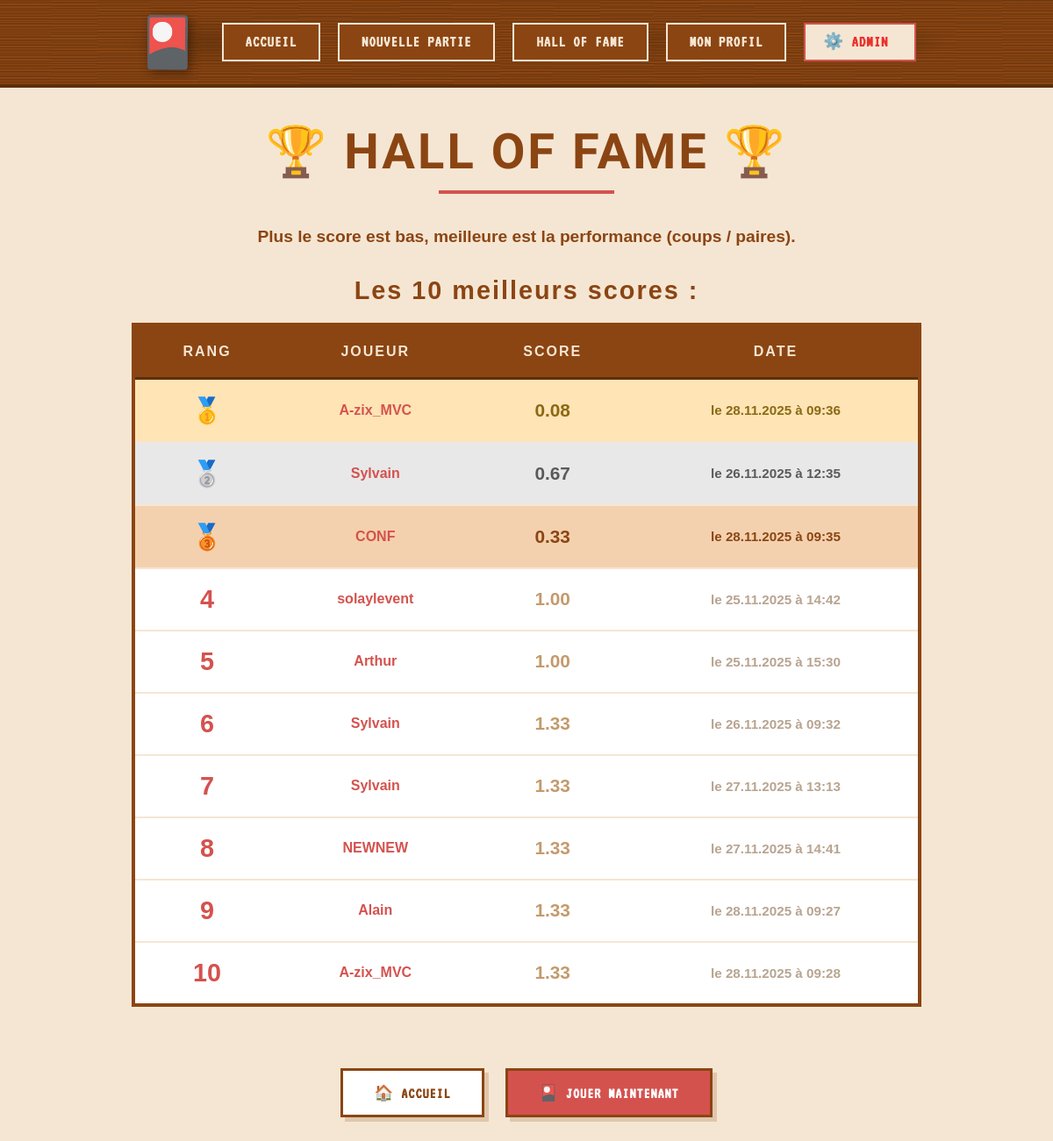
The app's page /leaderboard with its own data.
### tables this page shows
CREATE TABLE `games` (
  `id` int NOT NULL AUTO_INCREMENT,
  `player_name` varchar(50) NOT NULL,
  `pairs` int NOT NULL,
  `moves` int NOT NULL,
  `score` float GENERATED ALWAYS AS ((`moves` / `pairs`)) STORED,
  `created_at` timestamp NULL DEFAULT CURRENT_TIMESTAMP,
  `status` enum('started','finished','abandoned') DEFAULT 'started',
  `finished_at` timestamp NULL DEFAULT NULL,
  PRIMARY KEY (`id`),
  KEY `idx_player_name` (`player_name`),
  KEY `idx_created_at` (`created_at`),
  CONSTRAINT `games_chk_1` CHECK ((`pairs` > 0)),
  CONSTRAINT `games_chk_2` CHECK ((`moves` >= 0))
);

### core/BaseController.php (called while the page is built, shortened)
<?php
class BaseController
{
    protected function render(string $view, array $params = []): void
    {
        extract($params, EXTR_SKIP);
        require __DIR__ . '/../app/Views/' . $view . '.php';
        require __DIR__ . '/../app/Views/layouts/base.php';
    }
}

### app/Controllers/LeaderboardController.php (called while the page is built, shortened)
<?php
class LeaderboardController extends BaseController
{
    public function index()
    {
        $gameModel = new GameModel();
        $leaderboard = $gameModel->getTopScores(10);
        $this->render('leaderboard/index', [
            'title' => 'Hall of Fame',
            'leaderboard' => $leaderboard
        ]);
    }
}

### public/index.php (called while the page is built, shortened)
<?php
require_once __DIR__ . '/../core/helpers.php';
$router = new Router();
$router->get('/', 'App\Controllers\HomeController@index');
$router->get('/game', 'App\Controllers\GameController@start');
$router->post('/game/play', 'App\Controllers\GameController@play');
$router->get('/game/reset', 'App\Controllers\GameController@reset');
$router->post('/game/update-moves', 'App\Controllers\GameController@updateMoves');
$router->get('/leaderboard', 'App\Controllers\LeaderboardController@index');
$router->get('/profile', 'App\Controllers\ProfileController@show');
$router->get('/admin', 'App\Controllers\AdminController@index');
$router->post('/admin/reset', 'App\Controllers\AdminController@resetLeaderboard');
$router->post('/admin/clean', 'App\Controllers\AdminController@cleanOldGames');
$uri = $_SERVER['REQUEST_URI'];
$method = $_SERVER['REQUEST_METHOD'];
$router->dispatch($uri, $method);

### core/Database.php (called while the page is built, shortened)
<?php
class Database
{
    private static $pdo = null;
    public static function getPdo(): PDO
    {
        if (self::$pdo === null) {
            try {
                $host = $_ENV['DB_HOST'] ?? '127.0.0.1';
                $port = $_ENV['DB_PORT'] ?? '3306';
                $dbname = $_ENV['DB_NAME'] ?? 'memory_game';
                $user = $_ENV['DB_USER'] ?? 'root';
                $password = $_ENV['DB_PASSWORD'] ?? '';
                self::$pdo = new PDO(
                    "mysql:host=$host;port=$port;dbname=$dbname;charset=utf8mb4",
                    $user,
                    $password,
                    [
                        PDO::ATTR_ERRMODE => PDO::ERRMODE_EXCEPTION,
                        PDO::ATTR_DEFAULT_FETCH_MODE => PDO::FETCH_ASSOC,
                        PDO::ATTR_EMULATE_PREPARES => false
                    ]
                );
            } catch (PDOException $e) {
                error_log("Erreur de connexion BDD : " . $e->getMessage());
                die("Erreur de connexion à la base de données");
            }
        }
        return self::$pdo;
    }
    private static function loadEnv(): void
    {
        $envFile = __DIR__ . '/../.env';
        if (!file_exists($envFile)) {
            return;
        }
    }
}

### app/Models/GameModel.php (called while the page is built, shortened)
<?php
class GameModel
{
    public function getTopScores(int $limit = 10): array
    {
        $stmt = Database::getPdo()->prepare(
            'SELECT player_name, moves, score, created_at
             FROM games
             WHERE moves > 0
             ORDER BY moves ASC, created_at ASC
             LIMIT :limit'
        );
        $stmt->bindValue(':limit', $limit, \PDO::PARAM_INT);
        $stmt->execute();
        return $stmt->fetchAll(\PDO::FETCH_ASSOC);
    }
}

### core/config.php (called while the page is built, shortened)
<?php
class Config
{
    private static array $config = [];
    public static function load(): void
    {
        if (!self::$config) {
            self::$config['BASE_PATH'] = defined('BASE_PATH') && BASE_PATH !== ''
                ? BASE_PATH
                : '/';
        }
    }
    public static function url(string $path = ''): string
    {
        $base = rtrim(self::$config['BASE_PATH'] ?? '/', '/');
        $path = ltrim($path, '/');
        return $path === '' ? $base . '/' : $base . '/' . $path;
    }
}

### core/helpers.php (called while the page is built)
<?php
if (!function_exists('url')) {
    function url(string $path = ''): string
    {
        return \Core\Config::url($path);
    }
}

### app/Views/leaderboard/index.php (the view, shortened to what this page needs)
<h1>🏆 <?= htmlspecialchars($title ?? 'Hall of Fame', ENT_QUOTES, 'UTF-8') ?> 🏆</h1>
<p class="leaderboard-description">Plus le score est bas, meilleure est la performance (coups / paires).</p>
<h2>Les 10 meilleurs scores :</h2>
<?php if (isset($leaderboard) && !empty($leaderboard)): ?>
    <div class="leaderboard-container">
        <table class="leaderboard-table">
            <thead>
                <tr>
                    <th class="rank">Rang</th>
                    <th class="player">Joueur</th>
                    <th class="score">Score</th>
                    <th class="date">Date</th>
                </tr>
            </thead>
            <tbody>
                <?php foreach ($leaderboard as $index => $entry): ?>
                    <tr class="rank-<?= $index + 1 ?>">
                        <td class="rank">
                            <?php if ($index === 0): ?>
                                🥇
                            <?php elseif ($index === 1): ?>
                                🥈
                            <?php elseif ($index === 2): ?>
                                🥉
                            <?php else: ?>
                                <?= $index + 1 ?>
                            <?php endif; ?>
                        </td>
                        <td class="player">
                            <a href="<?= url('/profile?player=' . urlencode($entry['player_name'])) ?>">
                                <?= htmlspecialchars($entry['player_name'], ENT_QUOTES, 'UTF-8') ?>
                            </a>
                        </td>
                        <td class="score">
                            <?= number_format($entry['score'], 2) ?>
                        </td>
                        <td class="date">
                            le
                            <?= date('d.m.Y', strtotime($entry['created_at'])) ?>
                            à
                            <?= date('H:i', strtotime($entry['created_at'])) ?>
                        </td>
                    </tr>
                <?php endforeach; ?>
            </tbody>
        </table>
    </div>
<?php endif; ?>
<div class="actions">
    <a href="<?= url('/') ?>" class="btn">🏠 Accueil</a>
    <a href="<?= url('/game') ?>" class="btn btn-primary">
        <span style="display: none;">🎴</span>
        Jouer maintenant
    </a>
</div>

### core/Router.php (shortened to what this page needs)
<?php
class Router
{
    private array $routes = ['GET' => [], 'POST' => []];
    public function get(string $path, string $action): void
    {
        $this->routes['GET'][$path] = $action;
    }
    public function post(string $path, string $action): void
    {
        $this->routes['POST'][$path] = $action;
    }
    public function dispatch(string $uri, string $method): void
    {
        $path = parse_url($uri, PHP_URL_PATH) ?? '/';
        foreach ($this->routes[$method] ?? [] as $route => $action) {
            if ($route === $path) {
                [$class, $ctrlMethod] = explode('@', $action);
                $controller = new $class();
                $controller->$ctrlMethod();
                return;
            }
        }
    }
}

### public/assets/css/style.css (style rules this page uses)
* { margin: 0; padding: 0; box-sizing: border-box; }
body { font-family: Arial, Helvetica, sans-serif; background: #f5e6d3; min-height: 100vh; color: #2c1810; }
h1 { color: #8b4513; font-size: 3.5em; margin-bottom: 30px; text-align: center; font-weight: 900; letter-spacing: 3px; text-transform: uppercase; position: relative; padding-bottom: 20px; font-family: 'Amarante', 'DotGothic16', sans-serif; }
h1::after { content: ''; position: absolute; bottom: 5px; left: 50%; transform: translateX(-50%); width: 200px; height: 4px; background: #d4524e; }
h2 { color: #8b4513; font-size: 1.8em; margin: 30px 0 20px 0; text-align: center; font-weight: 700; letter-spacing: 2px; }
p { text-align: center; margin: 10px 0; line-height: 1.5; color: #4a3528; }
.leaderboard-description { text-align: center; color: #8b4513; margin: 20px auto 0px auto; font-size: 1.2em; max-width: 800px; font-weight: 600; }
.leaderboard-container { max-width: 900px; margin: 0 auto; padding: 0px; overflow-x: auto; }
.leaderboard-table { width: 100%; border-collapse: separate; border-spacing: 0; background: #fff; border: 4px solid #8b4513; box-shadow: 10px 10px 0 rgba(139, 69, 19, 0.2); margin: 0 auto; }
.leaderboard-table thead { background: #8b4513; color: #f5e6d3; }
.leaderboard-table td { padding: 18px 20px; border-bottom: 2px solid #f5e6d3; text-align: center; font-weight: 600; color: #2c1810; }
.leaderboard-table tbody tr { transition: all 0.2s; }
.leaderboard-table tbody tr:last-child td { border-bottom: none; }
.leaderboard-table .rank { font-size: 1.8em; font-weight: bold; color: #d4524e; }
.leaderboard-table td.player a { color: #d4524e; text-decoration: none; font-weight: 700; transition: color 0.3s; }
.leaderboard-table .score { font-weight: bold; font-size: 1.3em; color: #c49a6c; }
.leaderboard-table .date { color: #b8a490; font-size: 0.95em; }
.leaderboard-table tbody tr.rank-1 { background: #ffe4b5; }
.leaderboard-table tbody tr.rank-1 td { color: #8b6914; }
.leaderboard-table tbody tr.rank-2 { background: #e8e8e8; }
.leaderboard-table tbody tr.rank-2 td { color: #5a5a5a; }
.leaderboard-table tbody tr.rank-3 { background: #f4d1ae; }
.leaderboard-table tbody tr.rank-3 td { color: #8b4513; }
.leaderboard-table th { padding: 20px; text-align: center; font-size: 1em !important; font-weight: 700 !important; text-transform: uppercase; letter-spacing: 2px; border-bottom: 3px solid #5d2f0a; color: #f5e6d3 !important; }
.actions { text-align: center; margin: 40px 0; padding: 20px; }
.actions a { display: inline-block; padding: 12px 25px; margin: 10px; background: #fff; color: #8b4513; text-decoration: none; border: 3px solid #8b4513; transition: all 0.3s; font-weight: 700; text-transform: uppercase; letter-spacing: 1px; box-shadow: 5px 5px 0 rgba(139, 69, 19, 0.2); }
.actions .btn { padding: 15px 35px; font-size: 1.1em; }
.actions .btn-primary { background: #d4524e; color: white; border-color: #8b4513; }
.nav-links a, .btn-start, .btn-start-game, .btn-danger, .btn-warning, .actions a, .btn-primary, .home-welcome nav ul li a { font-family: 'VT323', monospace; font-size: 1.15em; letter-spacing: 1px; }

### records on screen
games: player_name "A-zix_MVC", score "0.08", created_at "28.11.2025", created_at "09:36"
games: player_name "Sylvain", score "0.67", created_at "26.11.2025", created_at "12:35"
games: player_name "CONF", score "0.33", created_at "28.11.2025", created_at "09:35"
games: player_name "solaylevent", score "1.00", created_at "25.11.2025", created_at "14:42"
games: player_name "Arthur", score "1.00", created_at "25.11.2025", created_at "15:30"
games: player_name "Sylvain", score "1.33", created_at "26.11.2025", created_at "09:32"
games: player_name "Sylvain", score "1.33", created_at "27.11.2025", created_at "13:13"
games: player_name "NEWNEW", score "1.33", created_at "27.11.2025", created_at "14:41"
games: player_name "Alain", score "1.33", created_at "28.11.2025", created_at "09:27"
games: player_name "A-zix_MVC", score "1.33", created_at "28.11.2025", created_at "09:28"
